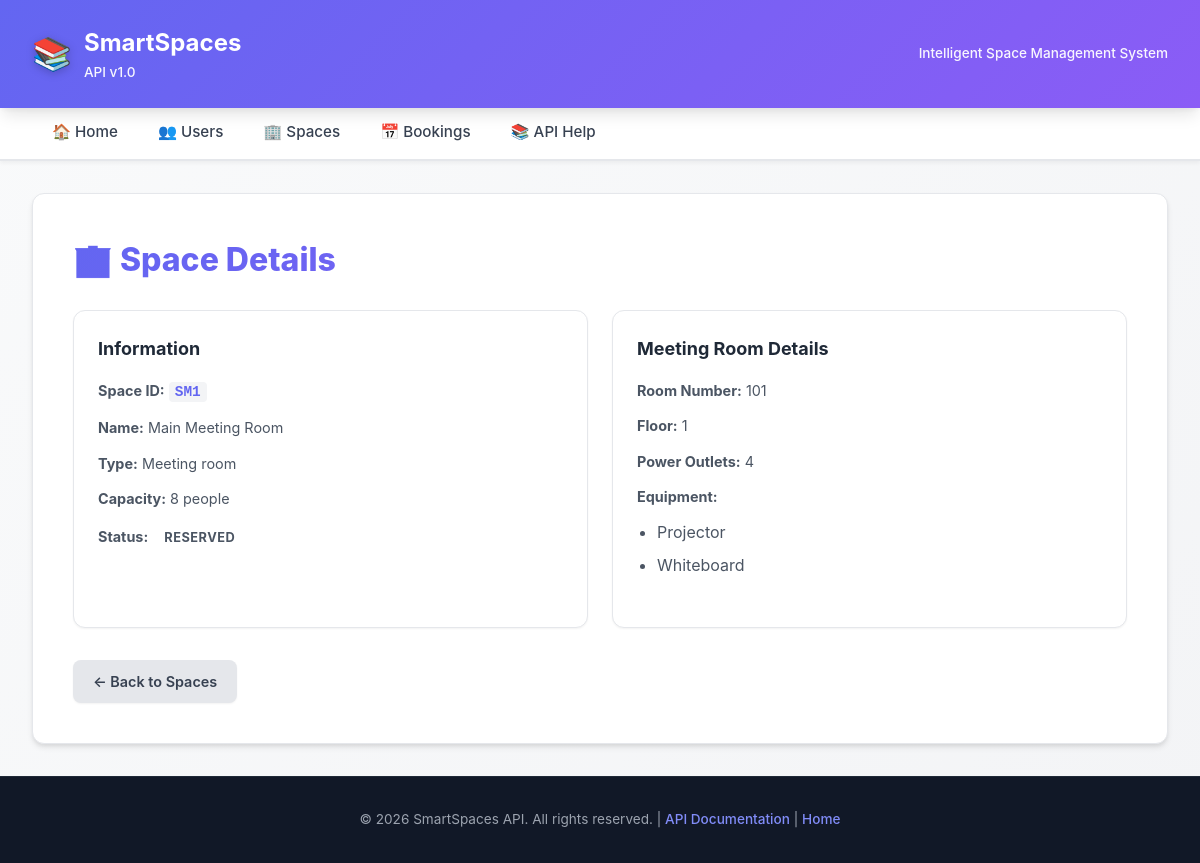
The app's page /spaces/SM1 with its own data.
### tables this page shows
CREATE TABLE spaces (
        space_id     TEXT    PRIMARY KEY,
        space_name   TEXT    NOT NULL,
        capacity     INTEGER NOT NULL,
        space_type   TEXT    NOT NULL,
        space_status TEXT    NOT NULL
    );

CREATE TABLE meeting_rooms (
        space_id          TEXT    PRIMARY KEY,
        room_number       TEXT    NOT NULL,
        floor             INTEGER NOT NULL,
        equipment_list    TEXT    NOT NULL,
        num_power_outlets INTEGER NOT NULL,
        FOREIGN KEY (space_id) REFERENCES spaces(space_id)
               ON DELETE CASCADE
    );

### presentation/app.py (the view)
@app.route("/spaces/<space_id>", methods=["GET"])
def get_space(space_id):
    try:
        space = space_service.get_space(space_id)
        formatted_space = format_space(space)
        return render_template('space_detail.html', space=formatted_space)
    except SpaceNotFoundError:
        logger.warning(f"Espacio no encontrado: {space_id}")
        return render_template('error.html', code=404, path=f"/spaces/{space_id}"), 404
    except Exception as e:
        logger.error(f"Error al obtener espacio {space_id}: {str(e)}")
        return error_response(f"Error al obtener espacio: {str(e)}", 500)

### application/space_service.py (called while the page is built)
    def get_space(self, space_id: str):
        return self._space_repo.get(space_id)

### domain/space.py (called while the page is built)
    @property
    def space_id(self):
        return self.__space_id

    @property
    def space_name(self):
        return self.__space_name

    @property
    def capacity(self):
        return self.__capacity

    @property
    def space_status(self):
        return self._space_status

    @property
    def space_type(self):
        return self._space_type

### domain/space_meetingroom.py (called while the page is built)
    @property
    def room_number(self):
        return self.__room_number

    @property
    def floor(self):
        return self.__floor

    @property
    def num_power_outlets(self):
        return self.__num_power_outlets

    @property
    def equipment_list(self):
        return list(self.__equipment_list)

    def _validate_room_number(self, room_number):
        if not isinstance(room_number, str) or not room_number.strip(): raise ValueError("Room number must be a non-empty string")

    def _validate_floor(self, floor):
        if not isinstance(floor, int) or floor < 0: raise ValueError("Floor must be a non-negative integer")

    def _validate_num_power_outlets(self, num_power_outlets):
        if not isinstance(num_power_outlets, int) or num_power_outlets < 0: raise ValueError("Number of power outlets must be non-negative")

### infrastructure/space_sqlite_repository.py (called while the page is built)
    def _connect(self):
        conn = sqlite3.connect(self._db_path)
        conn.execute("PRAGMA foreign_keys = ON")
        return conn

### presentation/app.py (called while the page is built)
@app.before_request
def log_request():
    logger.info(f"{request.method} {request.path}")

def format_space(space):
    data = {
        "space_id": space.space_id,
        "space_name": space.space_name,
        "capacity": space.capacity,
        "space_type": space.space_type,
        "space_status": space.space_status,
    }
    if isinstance(space, SpaceMeetingRoom):
        data.update(
            {
                "room_number": space.room_number,
                "floor": space.floor,
                "equipment_list": space.equipment_list,
                "num_power_outlets": space.num_power_outlets,
            }
        )
    return data

### presentation/templates/space_detail.html (shortened to what this page needs)
{% extends "base.html" %}
{% block content %}
<h1>🏢 Space Details</h1>
<div class="grid">
    <div class="card">
        <h3>Information</h3>
        <p><strong>Space ID:</strong> <code>{{ space.space_id }}</code></p>
        <p><strong>Name:</strong> {{ space.space_name }}</p>
        <p><strong>Type:</strong> {{ space.space_type }}</p>
        <p><strong>Capacity:</strong> {{ space.capacity }} people</p>
        <p>
            <strong>Status:</strong>
            {% if space.space_status == 'AVAILABLE' %}
                <span class="badge active">✓ Available</span>
            {% elif space.space_status == 'OCCUPIED' %}
                <span class="badge inactive">Occupied</span>
            {% else %}
                <span class="badge">{{ space.space_status }}</span>
            {% endif %}
        </p>
    </div>
    {% if space.room_number is defined %}
    <div class="card">
        <h3>Meeting Room Details</h3>
        <p><strong>Room Number:</strong> {{ space.room_number }}</p>
        <p><strong>Floor:</strong> {{ space.floor }}</p>
        <p><strong>Power Outlets:</strong> {{ space.num_power_outlets }}</p>
        <p><strong>Equipment:</strong></p>
        {% if space.equipment_list %}
            <ul style="margin-left: 20px;">
                {% for item in space.equipment_list %}
                    <li>{{ item }}</li>
                {% endfor %}
            </ul>
        {% else %}
            <p class="text-muted">No equipment registered.</p>
        {% endif %}
    </div>
    {% endif %}
</div>
<div class="mt-3">
    <a href="{{ url_for('list_spaces') }}" class="btn secondary">← Back to Spaces</a>
</div>
{% endblock %}

### records on screen
spaces: space_id "SM1", space_name "Main Meeting Room", space_type "Meeting room", space_status "RESERVED"
meeting_rooms: room_number "101"

### other values on screen
{{ space.capacity }} "8"
{{ space.floor }} "1"
{{ space.num_power_outlets }} "4"
{{ item }} "Projector" "Whiteboard"
